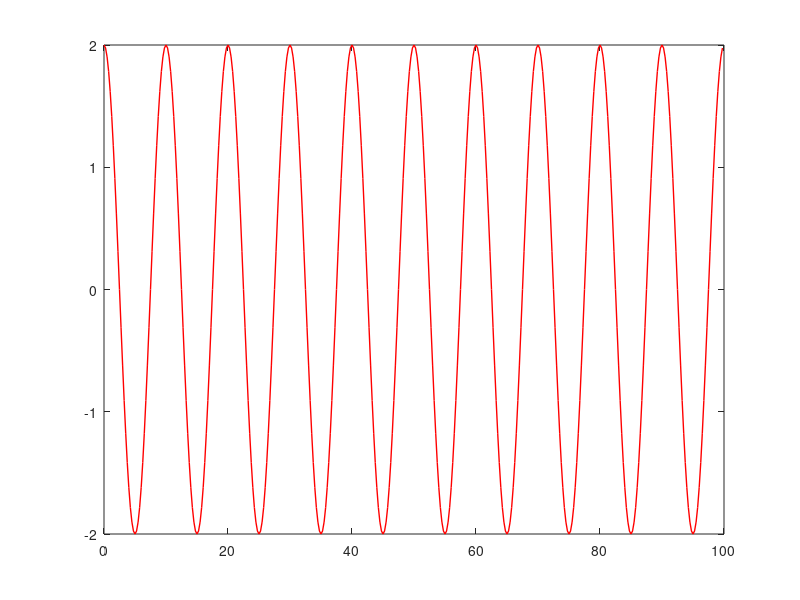

Reproduce this figure in MATLAB. (Note: this script raises an error after producing the figure.)
%-----------------------------------------------------------------------------%
%				                FUNDACION FULGOR
%-----------------------------------------------------------------------------%

% This script simulates a C/D convertor

clear;      % Clear all variables
close all;  % Close all figures
clc;        % Clear command window

%% Parameters

fs = 1e6;               % Sampling frequency [Hz]
Ts = 1/fs;              % Sampling time [s]

OVR = 4;                % Oversampling factor (fs_ch/fs)
fs_ch = fs*OVR;         % Channel sampling frequency [Hz]
 
n_samples = 1e2;        % Sim length in digital domain
f0 = 1e5;               % Tone freq

h_taps = 151;           % Filter taps 
h_fc = 0.4*fs;          % Filter cut frequency

fz = 15;                % Plots Font Size

%% Processing

% Time vector
t_up_v = (0:n_samples*OVR-1)*1/fs_ch;
t_v = (0:n_samples-1)*Ts;

% Ideal signal in digital domain
x_di_v = 2*cos(2*pi*f0*t_v); 

% Signal in contiuous domain
x_c_v = 2*cos(2*pi*f0*t_up_v);  

% AntiAlias filter (AAF)
h_v = fir1(h_taps-1, h_fc/(fs_ch/2));
h_delay =(h_taps-1)/2; % Filter delay

% Filtering
x_cf_v = filter(h_v, 1, [x_c_v, zeros(1,h_delay)]);
x_cf_v = x_cf_v(h_delay+1:end);

% -- Downsampling --
% Option 1
%x_d_v = downsample(x_cf_v, OVR);  
% Option 2
x_d_v = x_cf_v(1:OVR:end);   

% FFT variables
NFFT = 16 * n_samples;
f_v = (-NFFT/2:NFFT/2-1)*fs/NFFT;
f_up_v = (-NFFT*OVR/2:NFFT*OVR/2-1)*fs_ch/(NFFT*OVR);

% FFTs
X_d_v = fftshift(abs(fft(x_d_v, NFFT))/n_samples);
X_di_v = fftshift(abs(fft(x_di_v, NFFT))/(n_samples));
X_cf_v = fftshift(abs(fft(x_cf_v, NFFT*OVR))/(n_samples*OVR));
X_c_v = fftshift(abs(fft(x_cf_v, NFFT*OVR))/(n_samples*OVR));
H_v = fftshift(abs(fft(h_v, NFFT*OVR)));

%% Plots 

% Time
figure;
p = plot(t_up_v/1e-6, x_c_v ,'-r','Linewidth',1);
p.MarkerFaceColor = p.Color;
p.MarkerEdgeColor = p.Color;
hold on;
plot(t_up_v/1e-6, x_cf_v ,'--k','Linewidth',1);
plot(t_v/1e-6, x_d_v ,'ob','Linewidth',1.5);
plot(t_v/1e-6, x_di_v ,'--c','Linewidth',1);
tit = sprintf('C/D converter');
title(tit,'Interpreter','latex','FontSize', fz);
xlabel('Time [us]', 'Interpreter','latex','FontSize', fz);
ylabel('Amplitude', 'Interpreter','latex','FontSize', fz);
legend({'C','C-fil','D','D-ideal'}, 'Interpreter','latex','FontSize', fz-2);
grid on;
set(gcf, 'Position', [50 50 500 500],'Color', 'w');

% Freq
figure
plot(f_up_v/1e6, X_c_v ,'-r','Linewidth',2);
hold on;
plot(f_up_v/1e6, X_cf_v ,'--k','Linewidth',2);
plot(f_v/1e6, X_d_v ,'--b','Linewidth',2);
plot(f_v/1e6, X_di_v ,'-.c','Linewidth',1);
plot(f_up_v/1e6, H_v ,'-.m','Linewidth',1);
tit = sprintf('C/D converter');
title(tit,'Interpreter','latex','FontSize', fz);
xlabel('Frequency [MHz]', 'Interpreter','latex','FontSize', fz);
ylabel('Amplitude', 'Interpreter','latex','FontSize', fz);
legend({'C','Fil','D','D-ideal','H'}, 'Interpreter','latex','FontSize', fz-2);
grid on;
set(gcf, 'Position', [550 50 800 500],'Color', 'w');
